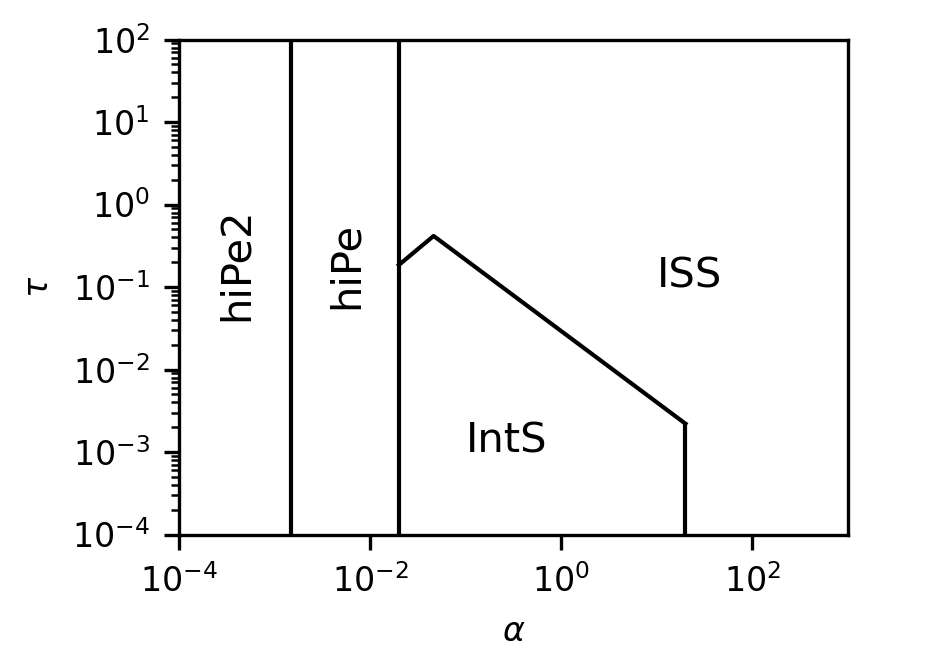

The Python source for this figure:
# -*- coding: utf-8 -*-
"""
Retrieve the (alpha, tau) boundaries for each of the analytic solutions 
forming the PWS of the Mason-Weaver equation.
"""
SAVEFIG = False

#%% Imports

import numpy as np
from numpy import log10
import matplotlib.pyplot as plt

import sys
sys.path.append('..') # make masonweaver_analytic available here

# retrieve boundaries for different analytic solutions
from masonweaver_analytic import tau_switch
from masonweaver_analytic import ALPHA_SWITCH1, ALPHA_SWITCH2, ALPHA_SWITCH3

#%% Configure plotting

from matplotlib import rcParams
rcParams['lines.linewidth'] = 1.0
rcParams['axes.labelsize'] = 8
rcParams['xtick.labelsize'] = 8
rcParams['ytick.labelsize'] = 8
rcParams['axes.labelsize'] = 8
rcParams['legend.fontsize'] = 8
rcParams['figure.figsize'] = (3.149, 3.149*0.7) # 80mm x xxx mm
rcParams['figure.subplot.left'] = 0.19  
rcParams['figure.subplot.right'] = 0.9   
rcParams['figure.subplot.bottom'] = 0.19
rcParams['figure.subplot.top'] = 0.94
rcParams['legend.frameon'] = False

#%% Calculate boundaries

tautop = 1e2
taubot = 1e-4

hiPe_left_alpha = [ALPHA_SWITCH1, ALPHA_SWITCH1]
hiPe_left_tau = [taubot, tautop]

hiPe_right_alpha = [ALPHA_SWITCH2, ALPHA_SWITCH2]
hiPe_right_tau = [taubot, tautop]

tswitch_alphas = np.logspace(log10(ALPHA_SWITCH2), log10(ALPHA_SWITCH3), 1000)
tswitch_boundary = [tau_switch(alpha) for alpha in tswitch_alphas]

pureISS_alpha = [ALPHA_SWITCH3, ALPHA_SWITCH3]
pureISS_tau = [taubot, tswitch_boundary[-1]]




#%% Plot and annotate

style = 'k'

plt.figure(1)
plt.clf()
plt.loglog(hiPe_left_alpha, hiPe_left_tau, style)
plt.loglog(hiPe_right_alpha, hiPe_right_tau, style)
plt.loglog(tswitch_alphas, tswitch_boundary, style)
plt.loglog(pureISS_alpha, pureISS_tau, style)

plt.text(2.5e-4, 5e-2, 'hiPe2', rotation = 90)
plt.text(3.5e-3, 7e-2, 'hiPe', rotation = 90)
plt.text(1e-1, 1e-3, 'IntS')
plt.text(1e1, 1e-1, 'ISS')

plt.xlim(1e-4, 1e3)
plt.ylim(1e-4, 1e2)
plt.xlabel('$\\alpha$')
plt.ylabel('$\\tau$')

if SAVEFIG:
    plt.savefig('FIG_PWS_ISS_IntS_hiPe_hiPe2_boundaries.png',
                dpi = 300)
    
plt.show()
